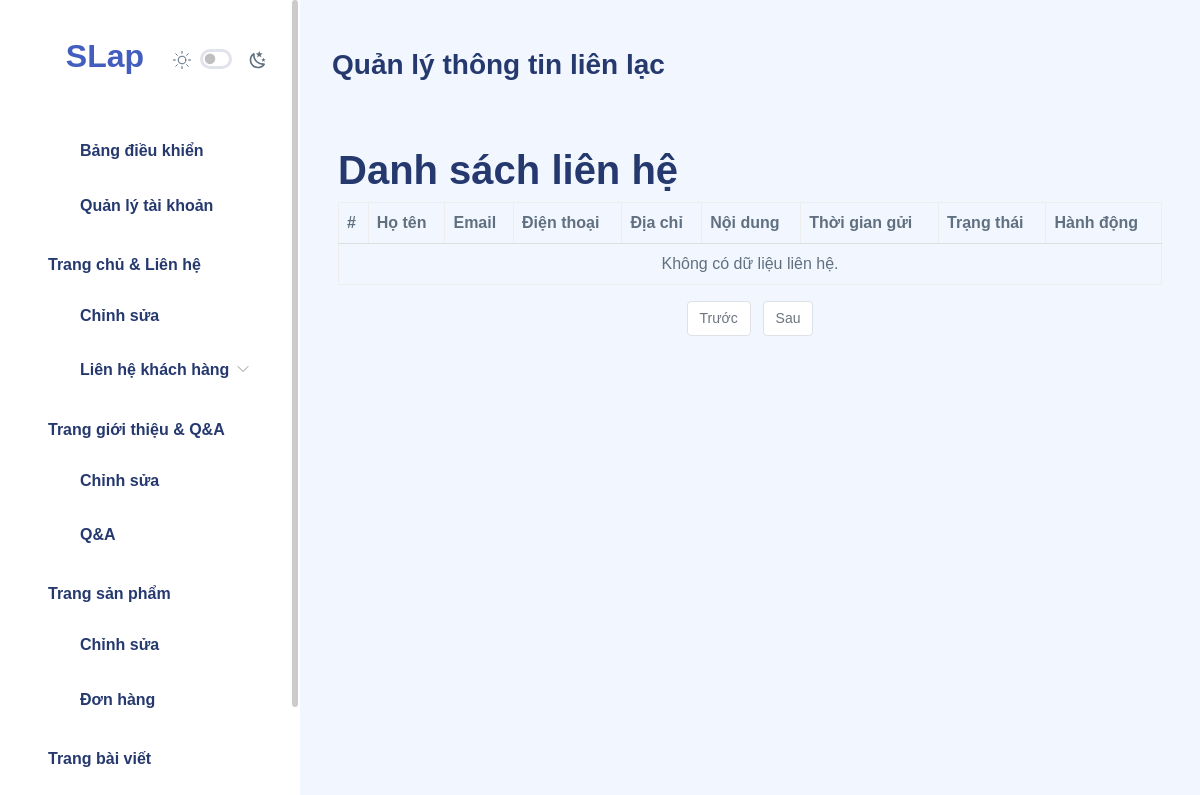
The page /admin/contactAdmin.php on the database as committed earlier.
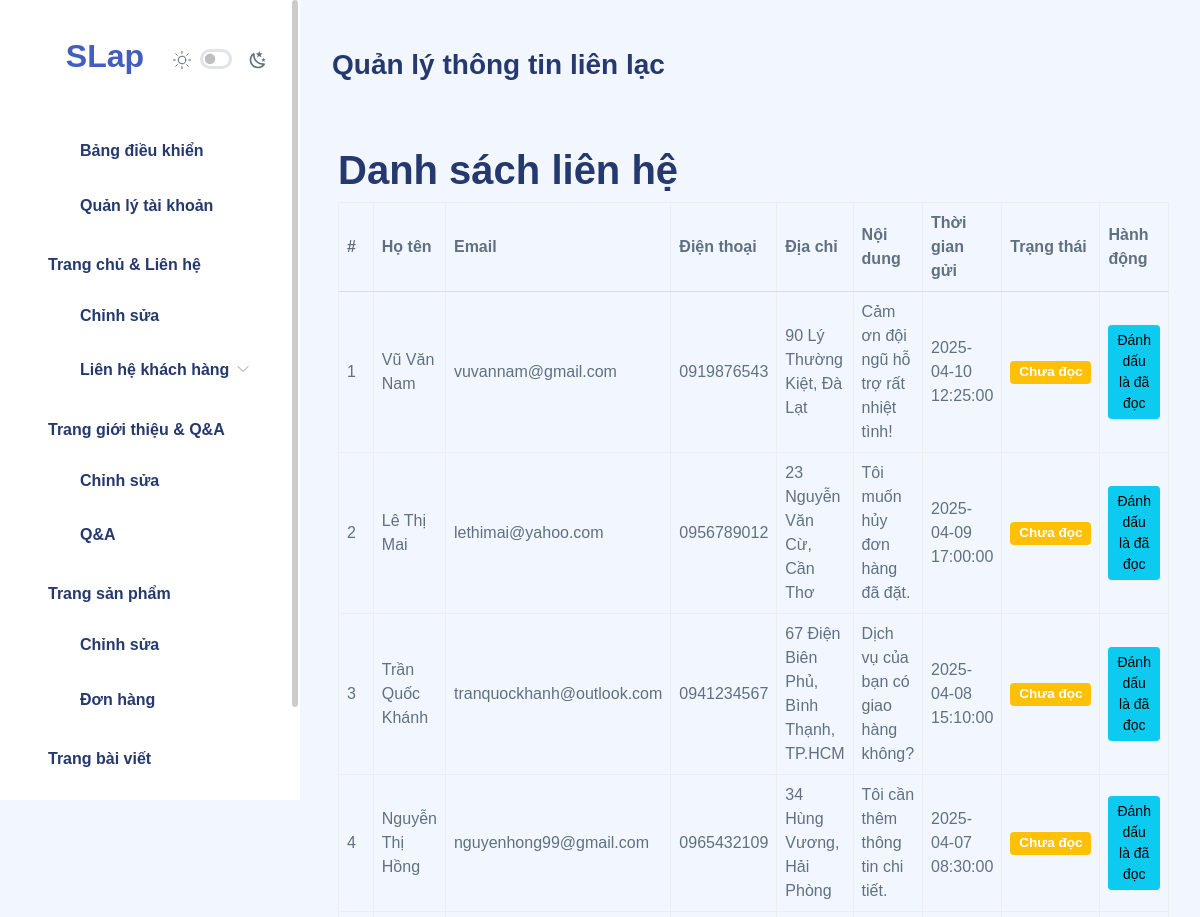
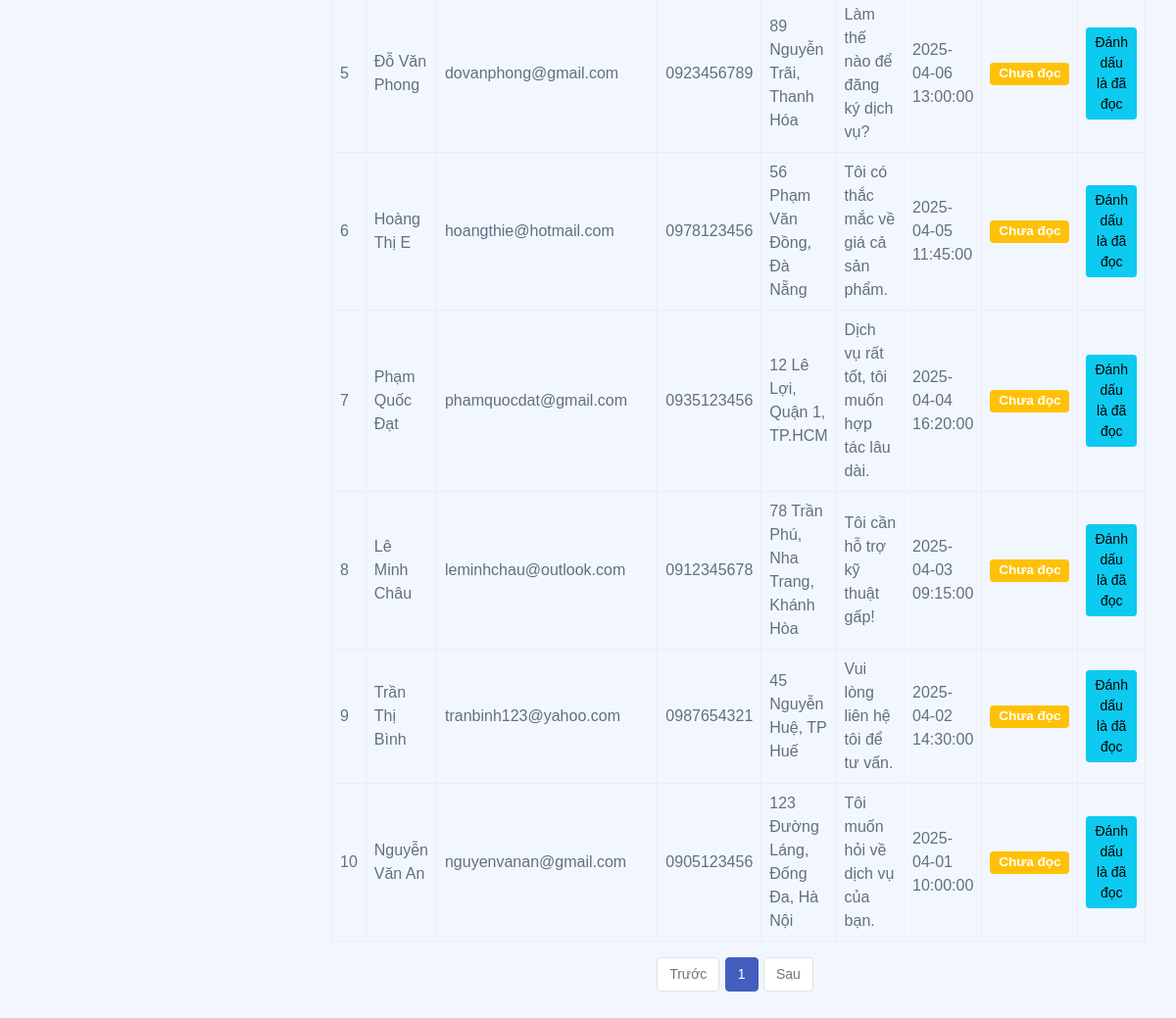
The same page on the database as committed later (2 pictures, top to bottom).
### tables this page shows
CREATE TABLE IF NOT EXISTS `contacts` (
  `id` int(11) NOT NULL AUTO_INCREMENT,
  `full_name` varchar(255) NOT NULL,
  `email` varchar(255) NOT NULL,
  `phone` varchar(20) NOT NULL,
  `address` varchar(255) NOT NULL,
  `message` text NOT NULL,
  `created_at` timestamp NOT NULL DEFAULT CURRENT_TIMESTAMP,
  `is_read` tinyint(1) NOT NULL DEFAULT 0,
  PRIMARY KEY (`id`)
);

### admin/contactAdmin.php (the view, shortened to what this page needs)
<!DOCTYPE html>
<html lang="en">
<head>
    <link rel="stylesheet" href="./assets/compiled/css/app.css" />
    <link rel="stylesheet" href="./assets/compiled/css/app-dark.css" />
    <link rel="stylesheet" href="./assets/compiled/css/iconly.css" />
</head>
<body style="font-family: Arial, sans-serif;">
    <div id="app">
        <div id="main">
            <div class="page-heading">
                <h3>Quản lý thông tin liên lạc</h3>
            </div>
            <div class="container mt-4">
                <h1>Danh sách liên hệ</h1>
                <table class="table table-bordered">
                    <thead>
                        <tr>
                            <th>#</th>
                            <th>Họ tên</th>
                            <th>Email</th>
                            <th>Điện thoại</th>
                            <th>Địa chỉ</th>
                            <th>Nội dung</th>
                            <th>Thời gian gửi</th>
                            <th>Trạng thái</th>
                            <th>Hành động</th>
                        </tr>
                    </thead>
                    <tbody>
                        <?php
                        include '../server/import.php';
                        $records_per_page = 10;
                        $page = isset($_GET['page']) ? (int)$_GET['page'] : 1;
                        $page = max(1, $page);
                        $offset = ($page - 1) * $records_per_page;
                        $count_sql = "SELECT COUNT(*) as total FROM contacts";
                        $count_result = $conn->query($count_sql);
                        $total_records = $count_result->fetch_assoc()['total'];
                        $total_pages = ceil($total_records / $records_per_page);
                        $sql = "SELECT * FROM contacts ORDER BY created_at DESC LIMIT ? OFFSET ?";
                        $stmt = $conn->prepare($sql);
                        $stmt->bind_param("ii", $records_per_page, $offset);
                        $stmt->execute();
                        $result = $stmt->get_result();
                        if ($result->num_rows > 0) {
                            $index = $offset + 1;
                            while ($row = $result->fetch_assoc()) {
                                echo "<tr>";
                                echo "<td>" . $index++ . "</td>";
                                echo "<td>" . htmlspecialchars($row['full_name']) . "</td>";
                                echo "<td>" . htmlspecialchars($row['email']) . "</td>";
                                echo "<td>" . htmlspecialchars($row['phone']) . "</td>";
                                echo "<td>" . htmlspecialchars($row['address']) . "</td>";
                                echo "<td>" . htmlspecialchars($row['message']) . "</td>";
                                echo "<td>" . htmlspecialchars($row['created_at']) . "</td>";
                                echo "<td>";
                                echo $row['is_read'] == 0
                                    ? "<span class='badge bg-warning'>Chưa đọc</span>"
                                    : "<span class='badge bg-success'>Đã đọc</span>";
                                echo "</td>";
                                echo "<td>";
                                if ($row['is_read'] == 0) {
                                    echo "<button class='btn btn-info btn-sm mark-read' data-id='" . $row['id'] . "'>Đánh dấu là đã đọc</button>";
                                }
                                echo "</td>";
                                echo "</tr>";
                            }
                        } else {
                            echo "<tr><td colspan='9' class='text-center'>Không có dữ liệu liên hệ.</td></tr>";
                        }
                        ?>
                    </tbody>
                </table>
                <nav aria-label="Page navigation">
                    <ul class="pagination justify-content-center">
                        <li class="page-item <?php if($page <= 1) echo 'disabled'; ?>">
                            <a class="page-link" href="?page=<?php echo $page-1; ?>">Trước</a>
                        </li>
                        <?php for($i = 1; $i <= $total_pages; $i++): ?>
                            <li class="page-item <?php if($i == $page) echo 'active'; ?>">
                                <a class="page-link" href="?page=<?php echo $i; ?>"><?php echo $i; ?></a>
                            </li>
                        <?php endfor; ?>
                        <li class="page-item <?php if($page >= $total_pages) echo 'disabled'; ?>">
                            <a class="page-link" href="?page=<?php echo $page+1; ?>">Sau</a>
                        </li>
                    </ul>
                </nav>
            </div>
        </div>
    </div>
</body>
</html>

Rows that differ between the two databases and show on the page:
added contacts: full_name "Vũ Văn Nam", email "vuvannam@gmail.com", phone "0919876543", address "90 Lý Thường Kiệt, Đà Lạt", message "Cảm ơn đội ngũ hỗ trợ rất nhiệt tình!", created_at "2025-04-10 12:25:00", is_read "Chưa đọc"
added contacts: full_name "Lê Thị Mai", email "lethimai@yahoo.com", phone "0956789012", address "23 Nguyễn Văn Cừ, Cần Thơ", message "Tôi muốn hủy đơn hàng đã đặt.", created_at "2025-04-09 17:00:00", is_read "Chưa đọc"
added contacts: full_name "Trần Quốc Khánh", email "tranquockhanh@outlook.com", phone "0941234567", address "67 Điện Biên Phủ, Bình Thạnh, TP.HCM", message "Dịch vụ của bạn có giao hàng không?", created_at "2025-04-08 15:10:00", is_read "Chưa đọc"
added contacts: full_name "Nguyễn Thị Hồng", email "nguyenhong99@gmail.com", phone "0965432109", address "34 Hùng Vương, Hải Phòng", message "Tôi cần thêm thông tin chi tiết.", created_at "2025-04-07 08:30:00", is_read "Chưa đọc"
added contacts: full_name "Đỗ Văn Phong", email "dovanphong@gmail.com", phone "0923456789", address "89 Nguyễn Trãi, Thanh Hóa", message "Làm thế nào để đăng ký dịch vụ?", created_at "2025-04-06 13:00:00", is_read "Chưa đọc"
added contacts: full_name "Hoàng Thị E", email "hoangthie@hotmail.com", phone "0978123456", address "56 Phạm Văn Đồng, Đà Nẵng", message "Tôi có thắc mắc về giá cả sản phẩm.", created_at "2025-04-05 11:45:00", is_read "Chưa đọc"
added contacts: full_name "Phạm Quốc Đạt", email "phamquocdat@gmail.com", phone "0935123456", address "12 Lê Lợi, Quận 1, TP.HCM", message "Dịch vụ rất tốt, tôi muốn hợp tác lâu dài.", created_at "2025-04-04 16:20:00", is_read "Chưa đọc"
added contacts: full_name "Lê Minh Châu", email "leminhchau@outlook.com", phone "0912345678", address "78 Trần Phú, Nha Trang, Khánh Hòa", message "Tôi cần hỗ trợ kỹ thuật gấp!", created_at "2025-04-03 09:15:00", is_read "Chưa đọc"
added contacts: full_name "Trần Thị Bình", email "tranbinh123@yahoo.com", phone "0987654321", address "45 Nguyễn Huệ, TP Huế", message "Vui lòng liên hệ tôi để tư vấn.", created_at "2025-04-02 14:30:00", is_read "Chưa đọc"
added contacts: full_name "Nguyễn Văn An", email "nguyenvanan@gmail.com", phone "0905123456", address "123 Đường Láng, Đống Đa, Hà Nội", message "Tôi muốn hỏi về dịch vụ của bạn.", created_at "2025-04-01 10:00:00", is_read "Chưa đọc"
Other text that changed with them:
new list line: "1"
text no longer shown: "Không có dữ liệu liên hệ."
